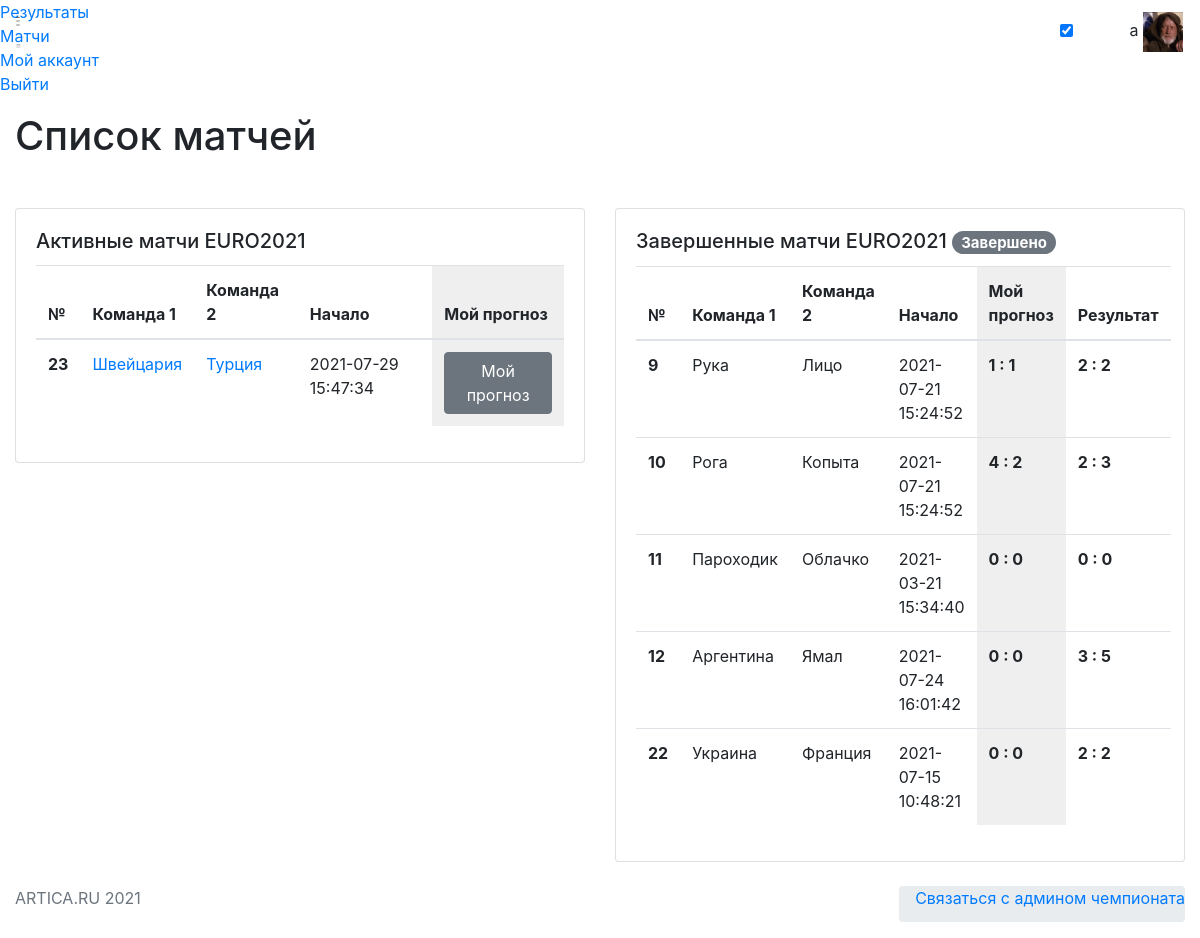
The page /matchs (signed in) on the database its author committed.
### app/models.py (models this page shows, shortened)
class User(UserMixin, db.Model):
    id = db.Column(db.Integer, primary_key=True)
    username = db.Column(db.String(64), index=True, unique=True)
    email = db.Column(db.String(120), index=True, unique=True)
    password_hash = db.Column(db.String(128))
    pred = db.relationship('Bets', backref='author', lazy='dynamic')
    avatar = db.Column(db.String(128))
    about_me = db.Column(db.String(140))
    fio = db.Column(db.String(140))
    score = db.Column(db.Integer)

class Match(db.Model):
    id = db.Column(db.Integer, primary_key=True)
    team1 = db.Column(db.String(64))
    team2 = db.Column(db.String(64))
    t1_res =  db.Column(db.Integer)
    t2_res = db.Column(db.Integer)
    timestamp = db.Column(db.DateTime, index=True, default=datetime.utcnow)
    completed = db.Column(db.Boolean, default=False)
    bets = relationship (
        "Bets" ,
        backref="match" ,
        cascade="all, delete")

class Bets(db.Model):
    id = db.Column(db.Integer, primary_key=True)
    match_id = db.Column(db.String(140), db.ForeignKey('match.id'))
    user_id = db.Column(db.Integer, db.ForeignKey('user.id'))
    t1_pre = db.Column(db.Integer, default=0)
    t2_pre = db.Column(db.Integer, default=0)
    comment = db.Column(db.String(140))
    timestamp = db.Column(db.DateTime, index=True, default=datetime.utcnow)
    res_scor = db.Column(db.Integer)

### app/routes.py (the view)
@app.route('/matchs', methods=['GET', 'POST'])
@login_required
def matchs():
    matchs = Match.query.all()
    bets = Bets.query.filter_by(user_id=current_user.id).all()
    return render_template('matchs.html', matchs=matchs, bets=bets)

### app/models.py (called while the page is built)
@login.user_loader
def load_user(id):
    return User.query.get(int(id))

### app/templates/matchs.html (shortened to what this page needs)
{% extends  'base.html' %}
{% block activematch %}class="active"{% endblock %}
{% block content_title %}
    Список матчей
{% endblock %}
{% block content%}
    <div class="row">
        <div class="col-lg-6 col-md-6 mb-4">
            <div class="card">
                <div class="card-body">
                    <h5 class="card-title">Активные матчи EURO2021</h5>
                        <table  width="100%" class="table">
                            <thead>
                                <tr>
                                    <th width="5px;" scope="col">№</th>
                                    <th scope="col">Команда 1</th>
                                    <th scope="col">Команда 2</th>
                                    <th scope="col">Начало</th>
                                    <th style="background-color: #efefef;" scope="col">Мой прогноз</th>
                                </tr>
                            </thead>
                            <tbody>
                                <tr>
                    {% if current_user.username == 'admin' %}
                                {% for match in matchs %}
                                    {% if match.completed%}
                                    {%else%}
                                        <th scope="row">{{match.id}}</th>
                                        <td><a href="{{ url_for('editmatchs', match_id = match.id) }}">{{match.team1}}</a></td>
                                        <td><a href="{{ url_for('editmatchs', match_id = match.id) }}">{{match.team2}}</a></td>
                                        <td>{{match.timestamp}}</td>
                                        {%for bet in bets if bet.match_id | int == match.id | int %}
                                                <td style="background-color: #efefef;"><b>{{bet.t1_pre}} : {{bet.t2_pre}}</b> <a href="{{ url_for('editbets', match_id = match.id) }}"><span class="btn btn btn-outline-secondary btn-xs">Изменить</span></a></td>
                                        {%else%}
                                                <td style="background-color: #efefef;"><b><a href="{{ url_for('editbets', match_id = match.id) }}"><span class="btn btn btn-secondary btn-xs">Мой прогноз</span></a></td>
                                        {% endfor %}
                                        {% if current_user.username == 'admin' %}<th scope="col"><a href="{{ url_for('editmatchs', match_id = match.id) }}"><span class="btn btn btn-outline-secondary btn-xs">ред.</span></a></th>
                                        {% endif %}
                                        </tr>
                                        {% endif %}
                                        {% endfor %}
                    {%else%}
                                {% for match in matchs %}
                                    {% if match.completed%}
                                    {%else%}
                                        <th scope="row">{{match.id}}</th>
                                        <td><a href="{{ url_for('editbets', match_id = match.id) }}">{{match.team1}}</a></td>
                                        <td><a href="{{ url_for('editbets', match_id = match.id) }}">{{match.team2}}</a></td>
                                        <td>{{match.timestamp}}</td>
                                        {%for bet in bets if bet.match_id | int == match.id | int %}
                                                <td style="background-color: #efefef;"><b>{{bet.t1_pre}} : {{bet.t2_pre}}</b> <a href="{{ url_for('editbets', match_id = match.id) }}"><span class="btn btn btn-outline-secondary btn-xs">Изменить</span></a></td>
                                        {%else%}
                                                <td style="background-color: #efefef;"><b><a href="{{ url_for('editbets', match_id = match.id) }}"><span class="btn btn btn-secondary btn-xs">Мой прогноз</span></a></td>
                                        {% endfor %}
                                        </tr>
                                        {% endif %}
                     {% endfor %}
                     {% endif %}
                        </tbody>
                    </table>
                </div>
            </div>
        </div>
            <div class="col-lg-6 col-md-6 mb-4">
            <div class="card">
                <div class="card-body">
                    <h5 class="card-title">Завершенные матчи EURO2021
                                    <span class="badge badge-pill badge-secondary">Завершено</span>
                               </h5>
                        <table  width="100%" class="table">
                            <thead>
                                <tr>
                                    <th width="5px;" scope="col">№</th>
                                    <th scope="col">Команда 1</th>
                                    <th scope="col">Команда 2</th>
                                    <th scope="col">Начало</th>
                                    <th style="background-color: #efefef;" scope="col">Мой прогноз</th>
                                    <th scope="col">Результат</th>
                                </tr>
                            </thead>
                            <tbody>
                                <tr>
                    {% if current_user.username == 'admin' %}
                                {% for match in matchs %}
                                    {% if match.completed%}
                                        <th scope="row">{{match.id}}</th>
                                        <td><a href="{{ url_for('editmatchs', match_id = match.id) }}">{{match.team1}}</a></td>
                                        <td><a href="{{ url_for('editmatchs', match_id = match.id) }}">{{match.team2}}</a></td>
                                        <td>{{match.timestamp}}</td>
                                        {%for bet in bets if bet.match_id | int == match.id | int %}
                                                <td style="background-color: #efefef;"><b>{{bet.t1_pre}} : {{bet.t2_pre}}</b></td>
                                        {%else%}
                                                <td style="background-color: #efefef;"><b>0:0 (авто)</b></td>
                                        {% endfor %}
                                        <td><b>{{match.t1_res}} : {{match.t2_res}}</b></td>
                                        </tr>
                                        {% endif %}
                                        {% endfor %}
                    {%else%}
                                {% for match in matchs %}
                                    {% if match.completed%}
                                        <th scope="row">{{match.id}}</th>
                                        <td>{{match.team1}}</td>
                                        <td>{{match.team2}}</td>
                                        <td>{{match.timestamp}}</td>
                                        {%for bet in bets if bet.match_id | int == match.id | int %}
                                                <td style="background-color: #efefef;"><b>{{bet.t1_pre}} : {{bet.t2_pre}}</b></td>
                                        {%else%}
                                                <td style="background-color: #efefef;"><b>0:0 (авто)</b></td>
                                        {% endfor %}
                                        <td><b>{{match.t1_res}} : {{match.t2_res}}</b></td>
                                        </tr>
                                        {% endif %}
                     {% endfor %}
                     {% endif %}
                        </tbody>
                    </table>
                </div>
            </div>
        </div>
    </div>
{% endblock %}

### app/templates/base.html (shortened to what this page needs)
<!DOCTYPE html>
<html lang="en">
<head>
    <link rel="stylesheet" href="https://starbets.herokuapp.com/static/font/iconsmind-s/css/iconsminds.css"/>
    <link rel="stylesheet"
          href="https://starbets.herokuapp.com/static/font/simple-line-icons/css/simple-line-icons.css"/>
    <link rel="stylesheet" href="https://starbets.herokuapp.com/static/css/vendor/bootstrap.min.css"/>
    <link rel="stylesheet" href="https://starbets.herokuapp.com/static/css/vendor/bootstrap.rtl.only.min.css"/>
    <link rel="stylesheet" href="https://starbets.herokuapp.com/static/css/vendor/fullcalendar.min.css"/>
    <link rel="stylesheet" href="https://starbets.herokuapp.com/static/css/vendor/dataTables.bootstrap4.min.css"/>
    <link rel="stylesheet"
          href="https://starbets.herokuapp.com/static/css/vendor/datatables.responsive.bootstrap4.min.css"/>
    <link rel="stylesheet" href="https://starbets.herokuapp.com/static/css/vendor/select2.min.css"/>
    <link rel="stylesheet" href="https://starbets.herokuapp.com/static/css/vendor/select2-bootstrap.min.css"/>
    <link rel="stylesheet" href="https://starbets.herokuapp.com/static/css/vendor/perfect-scrollbar.css"/>
    <link rel="stylesheet" href="https://starbets.herokuapp.com/static/css/vendor/glide.core.min.css"/>
    <link rel="stylesheet" href="https://starbets.herokuapp.com/static/css/vendor/bootstrap-stars.css"/>
    <link rel="stylesheet" href="https://starbets.herokuapp.com/static/css/vendor/nouislider.min.css"/>
    <link rel="stylesheet" href="https://starbets.herokuapp.com/static/css/vendor/bootstrap-datepicker3.min.css"/>
    <link rel="stylesheet" href="https://starbets.herokuapp.com/static/css/vendor/component-custom-switch.min.css"/>
    <link rel="stylesheet" href="https://starbets.herokuapp.com/static/css/main.css"/>
</head>
<body id="app-container" class="menu-default show-spinner">
<nav class="navbar fixed-top">
    <div class="d-flex align-items-center navbar-left">
        <a href="#" class="menu-button d-none d-md-block">
            <svg class="main" xmlns="http://www.w3.org/2000/svg" viewBox="0 0 9 17">
                <rect x="0.48" y="0.5" width="7" height="1"/>
                <rect x="0.48" y="7.5" width="7" height="1"/>
                <rect x="0.48" y="15.5" width="7" height="1"/>
            </svg>
            <svg class="sub" xmlns="http://www.w3.org/2000/svg" viewBox="0 0 18 17">
                <rect x="1.56" y="0.5" width="16" height="1"/>
                <rect x="1.56" y="7.5" width="16" height="1"/>
                <rect x="1.56" y="15.5" width="16" height="1"/>
            </svg>
        </a>
    </div>
    <div class="navbar-right">
        <div class="header-icons d-inline-block align-middle">
            <div class="d-none d-md-inline-block align-text-bottom mr-3">
                <div class="custom-switch custom-switch-primary-inverse custom-switch-small pl-1"
                     data-toggle="tooltip" data-placement="left" title="Dark Mode">
                    <input class="custom-switch-input" id="switchDark" type="checkbox" checked>
                </div>
            </div>
            <button class="header-icon btn btn-empty d-none d-sm-inline-block" type="button" id="fullScreenButton">
            </button>
        </div>
        {% if current_user.is_anonymous %}{% else %}
        <div class="user d-inline-block">
            <button class="btn btn-empty p-0" type="button" data-toggle="dropdown" aria-haspopup="true"
                    aria-expanded="false">
                <span class="name">{{ current_user.username }}</span>
                <span>
                        <img style="object-fit: cover; width: 40px; height: 40px;" alt="Profile picture"
                             src="{{'static/'+current_user.avatar}}"/>
                    </span>
            </button>
        </div>
        {% endif %}
    </div>
</nav>
<div class="menu">
    <div class="main-menu">
        <div class="scroll">
            <ul class="list-unstyled">
                {% if current_user.is_anonymous %}
                <li>
                    <a href="{{ url_for('login') }}">
                        <i class="simple-icon-login"></i> Войти
                    </a>
                </li>
                {% else %}
                <li {% block active %}{% endblock %}>
                    <a href="/">
                        <span>Результаты</span>
                    </a>
                </li>
                <li {% block activematch %}{% endblock %}>
                    <a href="{{ url_for('matchs') }}">
                         Матчи
                    </a>
                </li>
                <li {% block activeacc %}{% endblock %}>
                    <a href="{{ url_for('user', username=current_user.username) }}">
                         Мой аккаунт
                    </a>
                </li>
                <li>
                    <a href="{{ url_for('logout') }}">
                         Выйти
                    </a>
                </li>
                {% endif %}
            </ul>
        </div>
    </div>
</div>
<main>
    <div class="container-fluid">
        <div class="row">
            <div class="col-12">
                <h1>
                    {% block content_title %}
                    {% endblock %}
                </h1>
            </div>
        </div>
        {% block content%}
        {% endblock %}
    </div>
</main>
<footer class="page-footer">
    <div class="footer-content">
        <div class="container-fluid">
            <div class="row">
                <div class="col-12 col-sm-6">
                    <p class="mb-0 text-muted">ARTICA.RU 2021</p>
                </div>
                <div class="col-sm-6 d-none d-sm-block">
                    <ul class="breadcrumb pt-0 pr-0 float-right">
                        <li class="breadcrumb-item mb-0">
                            <a href="tel:+79132344444" class="btn-link">Связаться с админом чемпионата</a>
                        </li>
                    </ul>
                </div>
            </div>
        </div>
    </div>
</footer>
</body>
</html>

### rows shown on the page
User: username "a", avatar (picture)
Match: id "23", team1 "Швейцария", team2 "Турция", timestamp "2021-07-29 15:47:34"
Match: id "9", team1 "Рука", team2 "Лицо", timestamp "2021-07-21 15:24:52", t1_res "2", t2_res "2"
Bets: t1_pre "1", t2_pre "1"
Match: id "10", team1 "Рога", team2 "Копыта", timestamp "2021-07-21 15:24:52", t1_res "2", t2_res "3"
Bets: t1_pre "4", t2_pre "2"
Match: id "11", team1 "Пароходик", team2 "Облачко", timestamp "2021-03-21 15:34:40", t1_res "0", t2_res "0"
Bets: t1_pre "0", t2_pre "0"
Match: id "12", team1 "Аргентина", team2 "Ямал", timestamp "2021-07-24 16:01:42", t1_res "3", t2_res "5"
Bets: t1_pre "0", t2_pre "0"
Match: id "22", team1 "Украина", team2 "Франция", timestamp "2021-07-15 10:48:21", t1_res "2", t2_res "2"
Bets: t1_pre "0", t2_pre "0"
